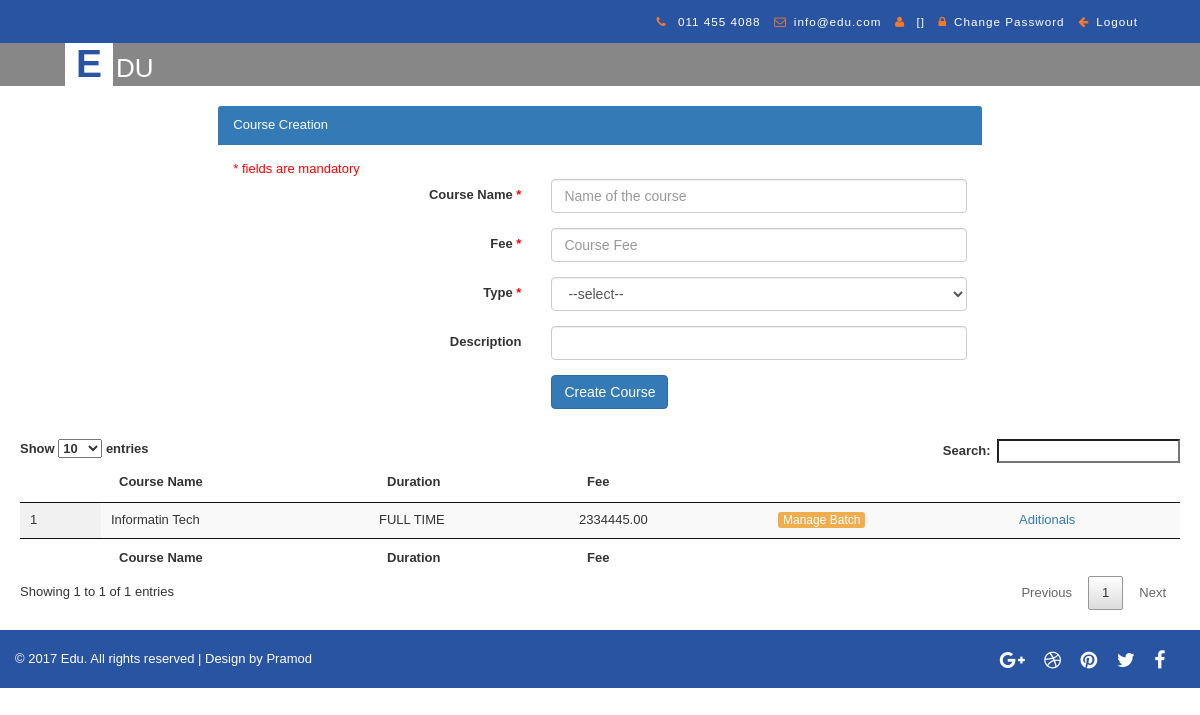
/admin_course_creation.php, run on an earlier commit of the app's database.
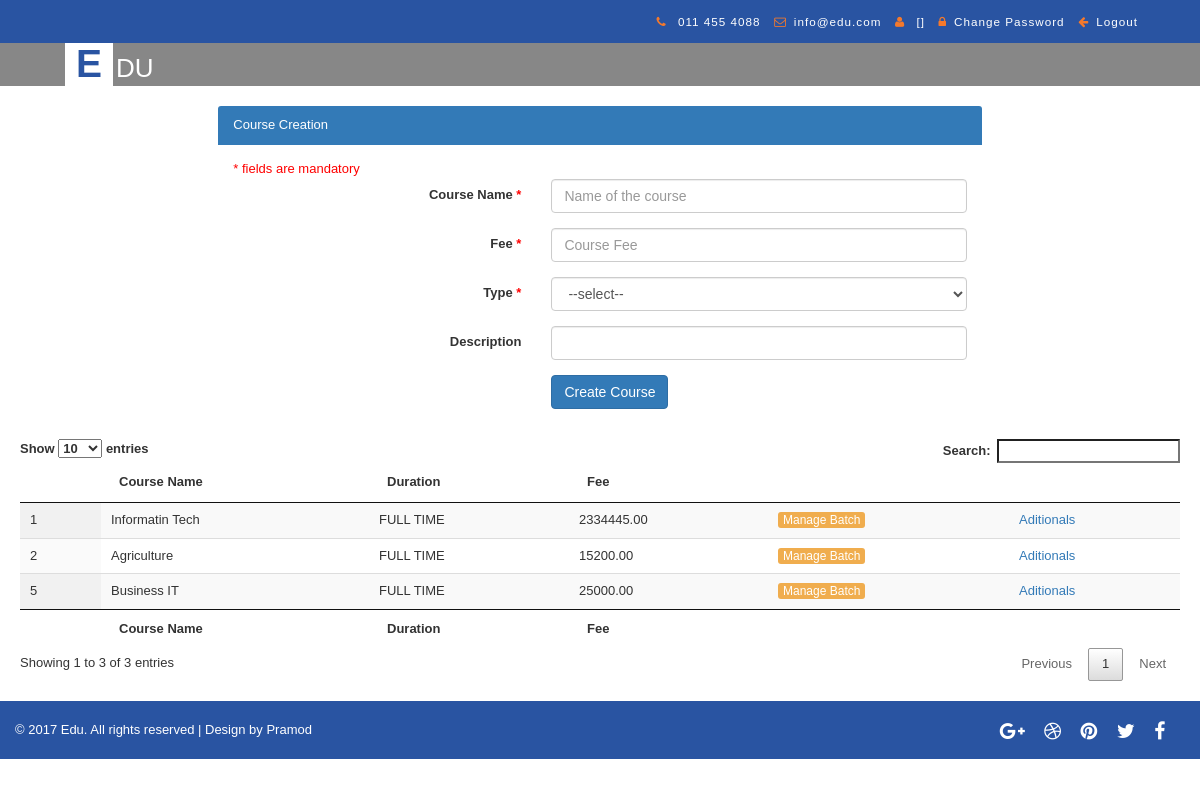
And on a later commit of the database.
### tables this page shows
CREATE TABLE `course` (
  `id` int(2) NOT NULL AUTO_INCREMENT,
  `course_name` varchar(100) DEFAULT NULL,
  `description` varchar(500) DEFAULT NULL,
  `status` varchar(10) DEFAULT 'ACT' COMMENT 'ACT|DACT',
  `fee` decimal(10,2) DEFAULT NULL,
  `duration` varchar(10) DEFAULT NULL,
  `course_sig` varchar(50) DEFAULT NULL,
  PRIMARY KEY (`id`),
  UNIQUE KEY `NewIndex1` (`course_sig`)
);

### model/CourseModel.php (called while the page is built, shortened)
<?php
function getCourseList() {
    $conn = getDBConnection();
    $sql = "SELECT * FROM course";
    $result = mysqli_query($conn, $sql);
    if (mysqli_num_rows($result) > 0) {
        return $result;
    } else {
        return FALSE;
    }
}
?>

### admin_course_creation.php (the view, shortened to what the changed rows need)
<!DOCTYPE html>
<html lang="zxx">
    <head>
        <link href="css/bootstrap.css" rel="stylesheet" type="text/css" media="all" />
        <link rel="stylesheet" type="text/css" href="css/style.css" />
        <link rel="stylesheet" type="text/css" href="css/zoomslider.css" />
        <link rel="stylesheet" href="css/lightbox.css">
        <link href="css/owl.carousel.css" rel="stylesheet" type="text/css" media="all">
        <link href="css/font-awesome.css" rel="stylesheet">
        <link href="css/jquery.dataTables.min.css" rel="stylesheet" type="text/css"/>
    </head>
    <body>
        <div class="demo-inner-content">
            <div class="header-w3-agileits" id="home">
                <div class="inner-header-agile">
                    <nav class="navbar navbar-default">
                        <div class="navbar-header">
                            <h1><a  href="home.php"><span class="letter">E</span>du</a></h1>
                        </div>
                    </nav>
                </div>
            </div>
        </div>
        <div class="m">
                    <?php
                    include './model/CourseModel.php';
                    ?>
            <div class="row">
                <div class="col-md-12">
                    <table id="example" class="display" class="cell-border" cellspacing="0" width="100%">
                        <thead>
                            <tr>
                                <th></th>
                                <th>Course Name</th>
                                <th>Duration</th>
                                <th>Fee</th>
                                <th></th>
                                <th></th>
                            </tr>
                        </thead>
                        <tfoot>
                        <th></th>
                        <th>Course Name</th>
                        <th>Duration</th>
                        <th>Fee</th>
                        <th></th>
                        <th></th>
                        </tfoot>
                        <tbody>
                            <?php
                            $result = getCourseList();
                            if ($result != FALSE) {
                                while ($row = mysqli_fetch_assoc($result)) {
                                    ?>
                                    <tr>
                                        <td><?php echo $row["id"]; ?></td>
                                        <td><?php echo $row["course_name"]; ?></td>
                                        <td><?php echo $row["duration"] ?></td>
                                        <td><?php echo $row["fee"] ?></td>
                                        <td><a href="admin_manage_batch.php?course_id=<?php echo $row["id"]; ?>&course_name=<?php echo $row["course_name"]; ?> [<?php echo $row["duration"] ?>]" class="btn-xs btn-warning">Manage Batch</a></td>
                                        <td><a href="admin_load_course_aditionals.php?course_id=<?php echo $row["id"]; ?>&course_name=<?php echo $row["course_name"]; ?> [<?php echo $row["duration"] ?>]">Aditionals</a></td>
                                    </tr>
                                    <?php
                                }
                            }
                            ?>
                        </tbody>
                    </table>
                </div>
            </div>
        </div>
</body>
<link rel="stylesheet" href="css/flexslider.css" type="text/css" media="screen" property="" />
</body>
</html>

What changed in the data, as far as the page shows it:
added course: id "2", course_name "Agriculture", duration "FULL TIME", fee "15200.00"
added course: id "5", course_name "Business IT", duration "FULL TIME", fee "25000.00"
Also different on the page:
text written by a page script: "Show entries Search: Showing 1 to 1 of 1 entries Previous 1 Next" → "Show entries Search: Showing 1 to 3 of 3 entries Previous 1 Next"
